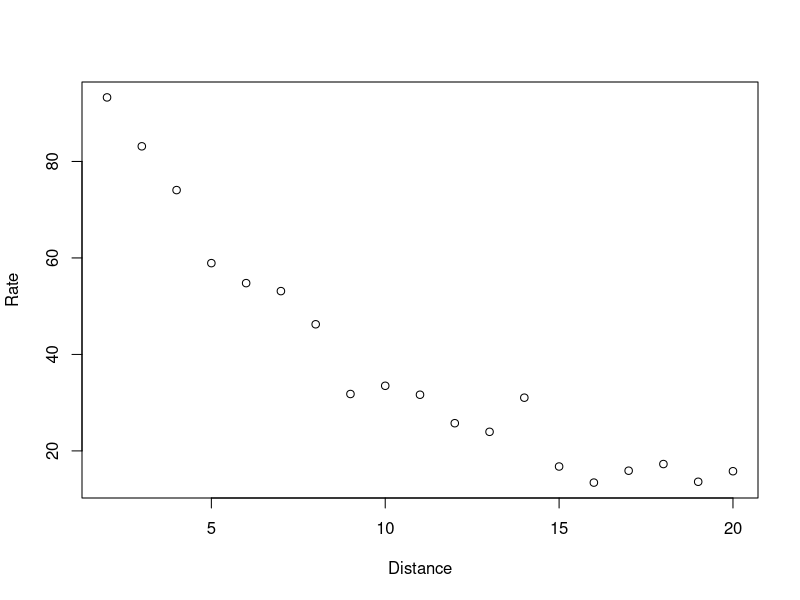
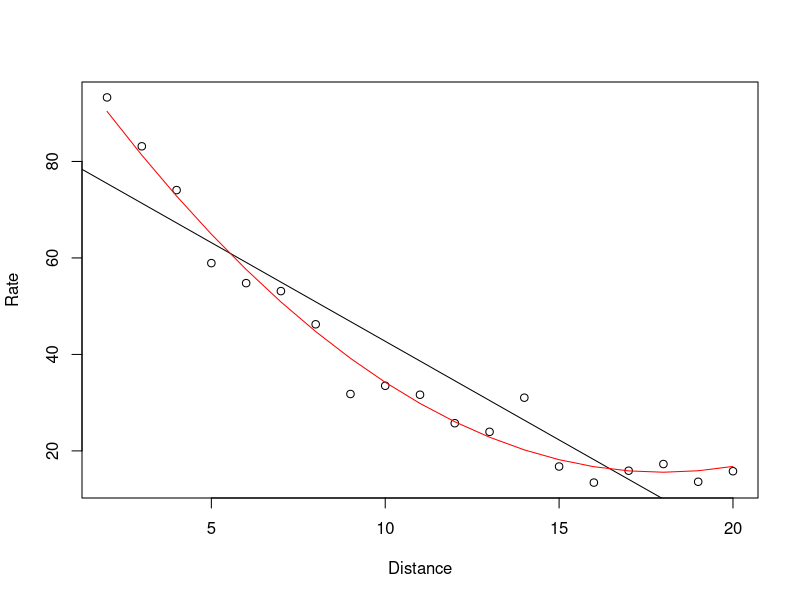
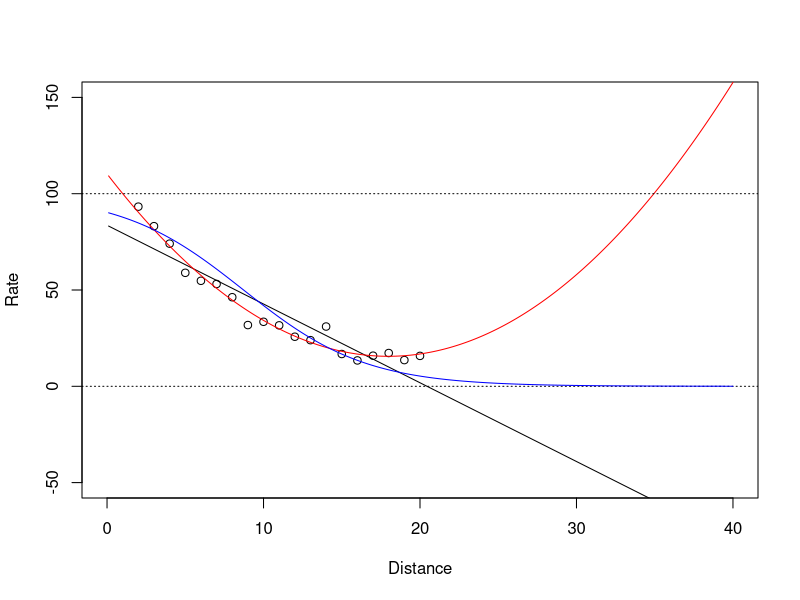
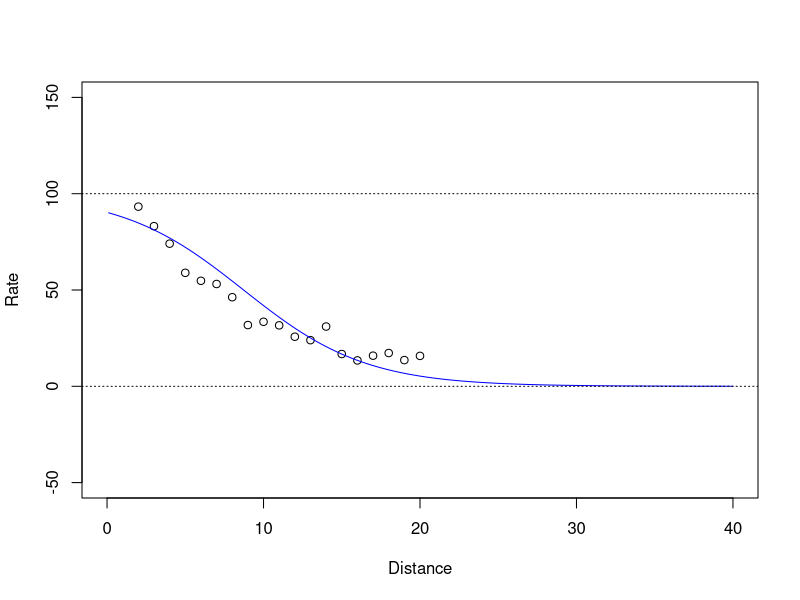
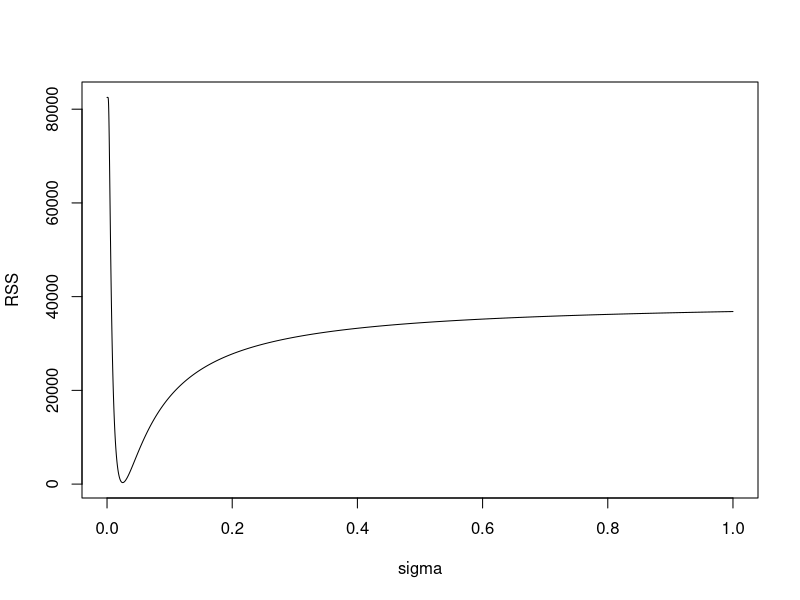
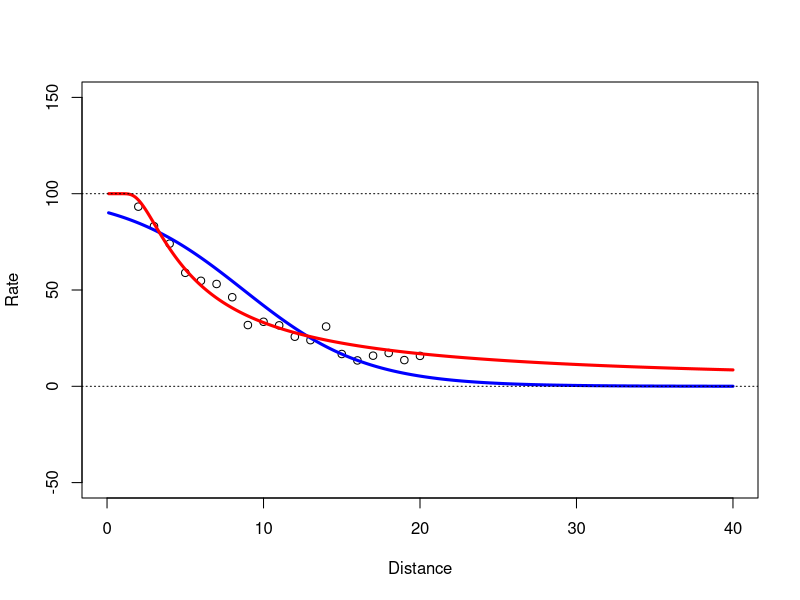

Reproduce these figures in R, in order.
## Example: Golf Putting

## A. Read the data
Distance = 2:20;
Tried = c(1443, 694, 455, 353, 272,256, 240, 217, 200, 237, 202, 192, 174, 167, 201, 195, 191, 147, 152);
Success = c(1346, 577, 337, 208, 149, 136, 111, 69, 67, 75, 52, 46, 54, 28, 27, 31, 33, 20, 24);

## B. Plot the data 
Rate = 100* Success / Tried; 
plot(Distance, Rate)


## C Building Models
# C1: Linear regression model
lm1 <- lm( Rate ~ Distance)
summary(lm1)

# C2: quadratic regression model
lm2 <- lm( Rate ~ Distance + I(Distance^2))
summary(lm2)

# Plot the fitted models 
plot(Distance, Rate)
abline(lm1)
lines(Distance, fitted(lm2), col="red")

### It looks nice, right? 
### However, let us look at larger ranges of Distance
xx <- seq(0.1, 40, 0.01);
xnew <- data.frame(Distance=xx);
pred1 <- predict(lm1, xnew);  pred2 <- predict(lm2, xnew); 

plot(xx, pred1, col="black", "l",  xlim=c(0,40), ylim=c(-50,150), xlab="Distance", ylab="Rate")
points(Distance, Rate)
lines(xx, pred2, col="red")
abline(0,0, lty=3); abline(100,0, lty=3)


### C3; Logistic Regression
### Two equivalent ways to fit logistic regression in R
glm1 <- glm( cbind(Success, Tried-Success) ~ Distance, family = binomial)
glm1b <- glm(Success / Tried ~ Distance,  weights=Tried, family = binomial)

summary(glm1)
summary(glm1b)

## Plot the logisitc regression fit over a larger ranges of Distance
xx <- seq(0.1, 40, 0.01);
xnew <- data.frame(Distance=xx);
pred3 <- 100*predict(glm1, xnew, type="response"); 
lines(xx, pred3, col="blue")

plot(Distance, Rate, xlim=c(0,40), ylim=c(-50,150), xlab="Distance", ylab="Rate")
lines(xx, pred3, col="blue")
abline(0,0, lty=3)
abline(100,0, lty=3)


## C4: domain-knowledge based new model
## 
## Two methods for NLS for new model
## C4(a) The first is to use the "nls" package (you might need to install it first)
nls1 <- nls(Rate ~ 100*(2*pnorm((1/sigma0) * asin((4.25-1.68) / (24*Distance))) -1),
            start = list(sigma0=5)); 
xnew <- data.frame(Distance=seq(0.1, 40, 0.01));
pred4 <- predict(nls1, xnew); 
## There are some warnigng messages 
##  In asin((4.25 - 1.68)/(24 * Distance)) : NaNs produced
## this is because asin is defined in the range of [-1,1]
## Those NaNs values will become 0 in our context, which is okay.
##  IN general you need to pay attension if there are warning messages. 

##
## C4(b) The second is to compute by ourselves for this 1-dim problem
sigma = seq(0.00001, 1, 0.00001);
PP <- NULL;
n = length(Distance);
for (i in 1:n)  PP <- rbind(PP, 100*(2* pnorm( (1/sigma) * asin( (4.25-1.68) / (24*Distance[i]) )  ) -1) );
RSS <- apply((PP- Rate)^2, 2, sum);
plot(sigma, RSS, "l")
sigmahat <- sigma[which.min(RSS)] ##[1] 0.02505

## A comparision of logisitc regression vs new model fit
## The lwd=3 to increase the line width relative to the default (lwd)
plot(Distance, Rate, xlim=c(0,40), ylim=c(-50,150), xlab="Distance", ylab="Rate")
lines(xx, pred3, col="blue", lwd=3)
lines(xx, pred4, col="red", lwd=3)
abline(0,0, lty=3)
abline(100,0, lty=3)
